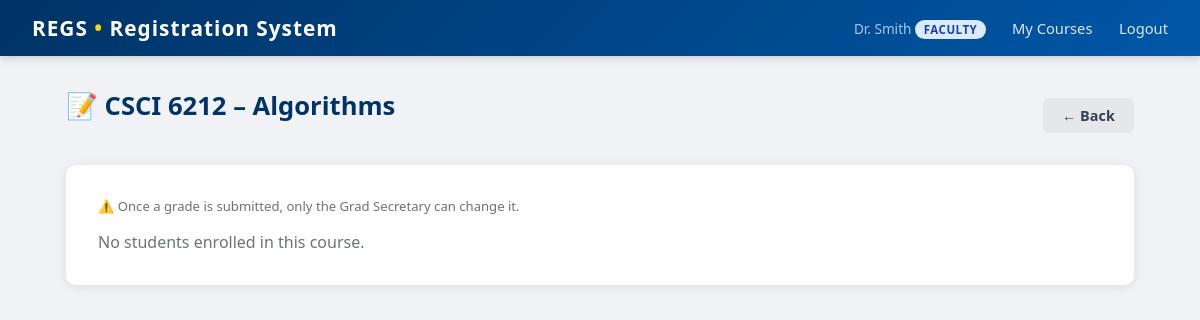
Page /faculty/grades/3 (signed in) on the earlier database version.
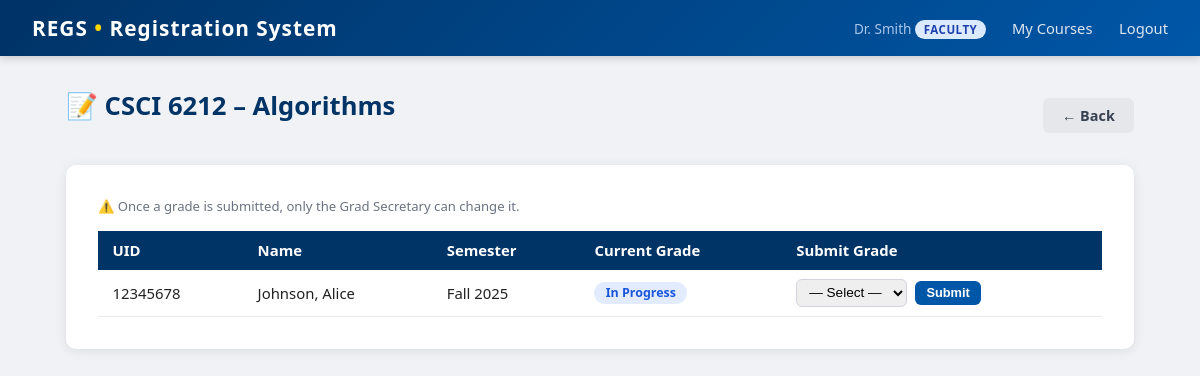
Same page on the later database version.
### tables this page shows
CREATE TABLE enrollments (
    id INTEGER PRIMARY KEY AUTOINCREMENT,
    student_id INTEGER NOT NULL REFERENCES students(id),
    schedule_id INTEGER NOT NULL REFERENCES course_schedule(id),
    semester TEXT NOT NULL,
    year INTEGER NOT NULL,
    grade TEXT NOT NULL DEFAULT 'IP',
    UNIQUE(student_id, schedule_id, semester, year)
);

CREATE TABLE students (
    id INTEGER PRIMARY KEY AUTOINCREMENT,
    user_id INTEGER UNIQUE NOT NULL REFERENCES users(id),
    uid TEXT UNIQUE NOT NULL,
    first_name TEXT NOT NULL,
    last_name TEXT NOT NULL,
    program TEXT NOT NULL CHECK(program IN ('Masters','PhD')),
    address TEXT,
    email TEXT,
    admit_year INTEGER DEFAULT 2024
);

### app.py (the view, shortened to what this page needs)
@app.route('/faculty/grades/<int:schedule_id>', methods=['GET', 'POST'])
def faculty_grades(schedule_id):
    if session.get('role') != 'faculty':
        return redirect(url_for('login'))
    db = get_db()
    course = db.execute('''
        SELECT cs.*, c.dept, c.course_number, c.title
        FROM course_schedule cs
        JOIN courses c ON cs.course_id = c.id
        WHERE cs.id=? AND cs.faculty_id=?
    ''', (schedule_id, session['user_id'])).fetchone()
    if not course:
        flash('Access denied.', 'error')
        return redirect(url_for('faculty_dashboard'))
    enrollments = db.execute('''
        SELECT e.id, s.uid, s.first_name, s.last_name, e.semester, e.year, e.grade
        FROM enrollments e
        JOIN students s ON e.student_id = s.id
        WHERE e.schedule_id=?
        ORDER BY s.last_name
    ''', (schedule_id,)).fetchall()
    return render_template('faculty_grades.html', course=course, enrollments=enrollments)

### app.py (called while the page is built)
def get_db():
    if 'db' not in g:
        g.db = sqlite3.connect(DATABASE)
        g.db.row_factory = sqlite3.Row
        g.db.execute("PRAGMA foreign_keys = ON")
    return g.db

@app.teardown_appcontext
def teardown_db(e=None):
    close_db(e)

### templates/faculty_grades.html (shortened to what this page needs)
{% extends "base.html" %}
{% block content %}
<div class="page-header">
  <h1>📝 {{ course.dept }} {{ course.course_number }} – {{ course.title }}</h1>
  <a href="{{ url_for('faculty_dashboard') }}" class="btn btn-secondary">← Back</a>
</div>
<div class="card">
  <p class="text-small text-muted mb-2">
    ⚠️ Once a grade is submitted, only the Grad Secretary can change it.
  </p>
  {% if enrollments %}
  <table>
    <thead>
      <tr><th>UID</th><th>Name</th><th>Semester</th><th>Current Grade</th><th>Submit Grade</th></tr>
    </thead>
    <tbody>
    {% for e in enrollments %}
      <tr>
        <td>{{ e.uid }}</td>
        <td>{{ e.last_name }}, {{ e.first_name }}</td>
        <td>{{ e.semester }} {{ e.year }}</td>
        <td>
          {% if e.grade == 'IP' %}
            <span class="badge badge-ip">In Progress</span>
          {% elif e.grade == 'F' %}
            <span class="badge badge-fail">{{ e.grade }}</span>
          {% else %}
            <span class="badge badge-pass">{{ e.grade }}</span>
          {% endif %}
        </td>
        <td>
          {% if e.grade == 'IP' %}
          <form method="POST" class="flex-gap">
            <select name="grade" required style="width:auto; padding:.3rem .5rem; font-size:0.85rem;">
              <option value="">— Select —</option>
            </select>
            <button type="submit" class="btn btn-primary btn-sm">Submit</button>
          </form>
          {% else %}
            <span class="text-muted text-small">Locked</span>
          {% endif %}
        </td>
      </tr>
    {% endfor %}
    </tbody>
  </table>
  {% else %}
    <p class="text-muted">No students enrolled in this course.</p>
  {% endif %}
</div>
{% endblock %}

Differences in the rows shown:
added enrollments: uid "12345678", last_name "Johnson", first_name "Alice", semester "Fall", year "2025", grade "In Progress"
Other differences:
text no longer shown: "No students enrolled in this course."
text now shown: "UID Name Semester Current Grade Submit Grade"
